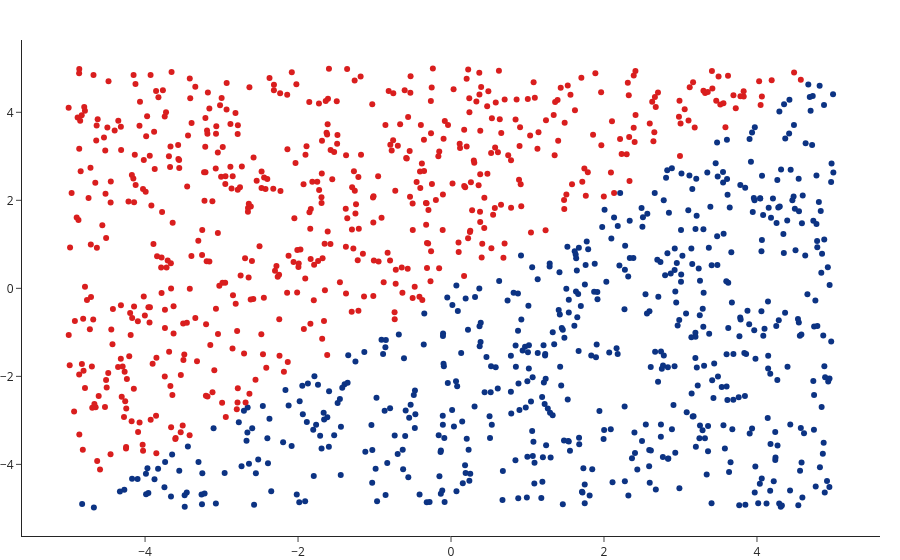

Notebook source saved alongside this figure:
### Markdown cell above
## Linear data

### Code cell
def even_classes(X, y):
    counts = [np.sum(y == i) for i in [0, 1]]
    min_counts = np.min(counts)
    
    final_X = []
    final_y = []
    for c in [0, 1]:
        final_X.append(X[y == c][:min_counts])
        final_y.append(y[y == c][:min_counts])
    
    final_X = np.array(final_X) 
    final_y = np.array(final_y)

    final_X = final_X.reshape((final_X.shape[0]*final_X.shape[1], final_X.shape[2])) 
    final_y = final_y.reshape((final_y.shape[0]*final_y.shape[1]))

    random_perm = np.random.permutation(final_X.shape[0])
    final_X, final_y = final_X[random_perm], final_y[random_perm]
    return final_X, final_y



def true_linear_labels(X):
    labels = []
    for i in range(X.shape[0]):
        labels.append(1 if (X[i][0]) < (X[i][1]) else 0)
    return np.array(labels)
        
        
y_linear = true_linear_labels(X)
X, y_linear = even_classes(X, y_linear)

go.Figure([go.Scatter(x = X[:, 0], y=X[:, 1], mode = 'markers',
        marker = dict(color=y_linear, colorscale='Portland'))]).show()

### Figure 1 — Plotly figure (JSON) as saved in the notebook; plotly's stock layout.template omitted (floating-point values rounded to 4 significant figures; data arrays with more than 128 entries replaced by an {"elided": "..."} marker saying what was removed)
{"data": [{"marker": {"color": {"elided": "1148 int values"}, "colorscale": [[0, "rgb(12,51,131)"], [0.25, "rgb(10,136,186)"], [0.5, "rgb(242,211,56)"], [0.75, "rgb(242,143,56)"], [1, "rgb(217,30,30)"]]}, "mode": "markers", "type": "scatter", "x": {"elided": "1148 float values"}, "y": {"elided": "1148 float values"}}], "layout": {}}
